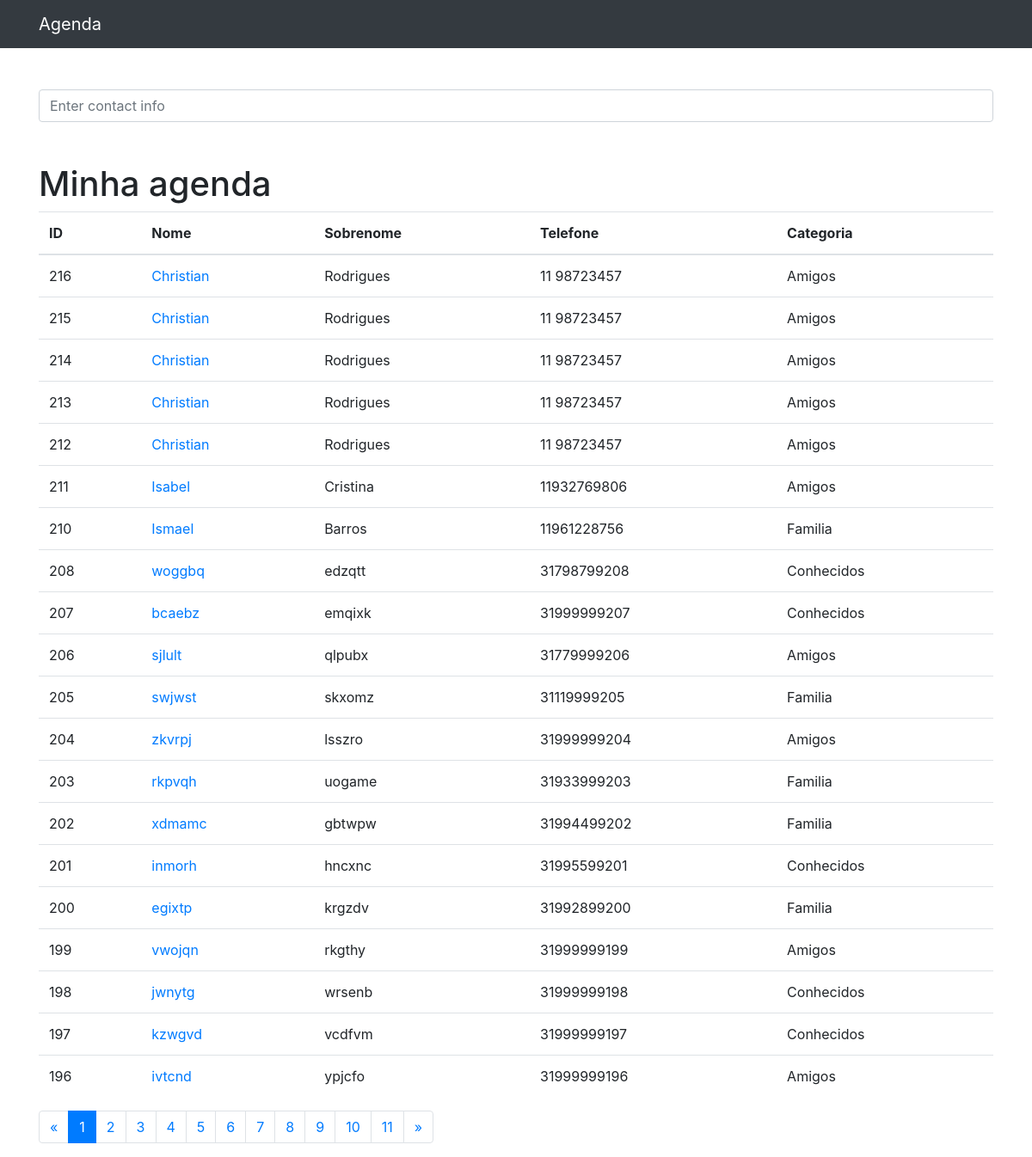
The page / on the database its author committed.
### contatos/models.py (models this page shows, shortened)
class Contato(models.Model):
    nome = models.CharField(max_length=255)
    sobrenome = models.CharField(max_length=255, blank=True)
    telefone = models.CharField(max_length=255)
    email = models.CharField(max_length=255, blank=True)
    data_criacao = models.DateTimeField(default=timezone.now)
    descricao = models.TextField(blank=True)
    categoria = models.ForeignKey(Categoria, on_delete=models.DO_NOTHING)
    mostrar = models.BooleanField(default=True)
    foto = models.ImageField(blank=True, upload_to='fotos/%Y/%m/')

class Categoria(models.Model):
    nome = models.CharField(max_length=255)
    def __str__(self):
        return self.nome

### contatos/views.py (the view)
# urls.py: path('', views.index, name='index'),
def index(request):
    contatos = Contato.objects.order_by('-id').filter(mostrar=True)
    paginator = Paginator(contatos, 20)  # Show 20 contacts per page.
    page_number = request.GET.get('p')
    page_obj = paginator.get_page(page_number)
    return render(request, 'contatos/index.html', {'contatos': page_obj})

### contatos/templates/contatos/index.html (shortened to what this page needs)
{% extends 'base.html' %}
{% block conteudo %}
<h1 class="mt-5">Minha agenda</h1>
        <table class="table">
          <thead>
            <tr>
              <th>ID</th>
              <th>Nome</th>
              <th>Sobrenome</th>
              <th>Telefone</th>
              <th>Categoria</th>
            </tr>
          </thead>
          <tbody>
          {% for contato in contatos %}
            <tr>
              <td>{{ contato.id }}</td>
              <td>
                <a href="{% url 'ver_contato' contato.id %}">{{ contato.nome }}</a>
              </td>
              <td>{{ contato.sobrenome }}</td>
              <td>{{ contato.telefone }}</td>
              <td>{{ contato.categoria }}</td>
            </tr>
          {% endfor %}
          </tbody>
        </table>
<nav aria-label="Page navigation example">
<ul class="pagination">
  <li class="page-item">
    <a class="page-link" href="#" aria-label="Previous">
      <span aria-hidden="true">&laquo;</span>
    </a>
  </li>
  {% for pagina in contatos.paginator.page_range %}
    {% if contatos.number == pagina %}
      <li class="page-item active">
        <a class="page-link" href="?p={{ pagina }}&termo={{ request.GET.termo }}">{{ pagina }}</a></li>
    {% else %}
      <li class="page-item">
        <a class="page-link" href="?p={{ pagina }}&termo={{ request.GET.termo }}">{{ pagina }}</a></li>
    {% endif %}
  {% endfor %}
  <li class="page-item">
    <a class="page-link" href="#" aria-label="Next">
      <span aria-hidden="true">&raquo;</span>
    </a>
  </li>
</ul>
</nav>
{% endblock %}

### rows shown on the page
Contato: id "216", nome "Christian", sobrenome "Rodrigues", telefone "11 98723457", categoria "Amigos"
Contato: id "215", nome "Christian", sobrenome "Rodrigues", telefone "11 98723457", categoria "Amigos"
Contato: id "214", nome "Christian", sobrenome "Rodrigues", telefone "11 98723457", categoria "Amigos"
Contato: id "213", nome "Christian", sobrenome "Rodrigues", telefone "11 98723457", categoria "Amigos"
Contato: id "212", nome "Christian", sobrenome "Rodrigues", telefone "11 98723457", categoria "Amigos"
Contato: id "211", nome "Isabel", sobrenome "Cristina", telefone "11932769806", categoria "Amigos"
Contato: id "210", nome "Ismael", sobrenome "Barros", telefone "11961228756", categoria "Familia"
Contato: id "208", nome "woggbq", sobrenome "edzqtt", telefone "31798799208", categoria "Conhecidos"
Contato: id "207", nome "bcaebz", sobrenome "emqixk", telefone "31999999207", categoria "Conhecidos"
Contato: id "206", nome "sjlult", sobrenome "qlpubx", telefone "31779999206", categoria "Amigos"
Contato: id "205", nome "swjwst", sobrenome "skxomz", telefone "31119999205", categoria "Familia"
Contato: id "204", nome "zkvrpj", sobrenome "lsszro", telefone "31999999204", categoria "Amigos"
Contato: id "203", nome "rkpvqh", sobrenome "uogame", telefone "31933999203", categoria "Familia"
Contato: id "202", nome "xdmamc", sobrenome "gbtwpw", telefone "31994499202", categoria "Familia"
Contato: id "201", nome "inmorh", sobrenome "hncxnc", telefone "31995599201", categoria "Conhecidos"
Contato: id "200", nome "egixtp", sobrenome "krgzdv", telefone "31992899200", categoria "Familia"
Contato: id "199", nome "vwojqn", sobrenome "rkgthy", telefone "31999999199", categoria "Amigos"
Contato: id "198", nome "jwnytg", sobrenome "wrsenb", telefone "31999999198", categoria "Conhecidos"
Contato: id "197", nome "kzwgvd", sobrenome "vcdfvm", telefone "31999999197", categoria "Conhecidos"
Contato: id "196", nome "ivtcnd", sobrenome "ypjcfo", telefone "31999999196", categoria "Amigos"

### other values the page prints
{{ pagina }} "1"
{{ pagina }} "2" "3" "4" "5" "6" "7" "8" "9" "10" "11"
